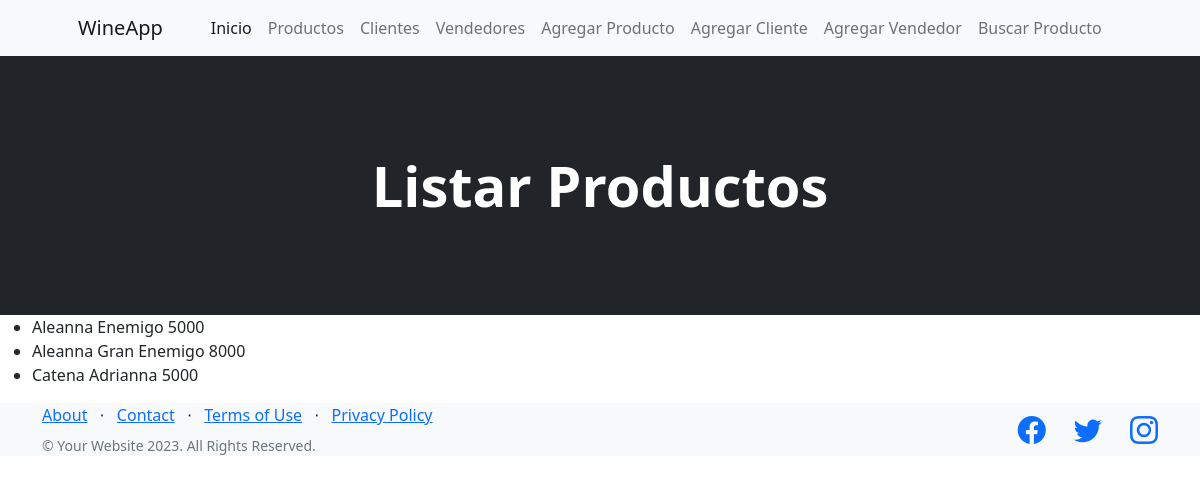
Before: /wine_app/listar_productos with the older database file.
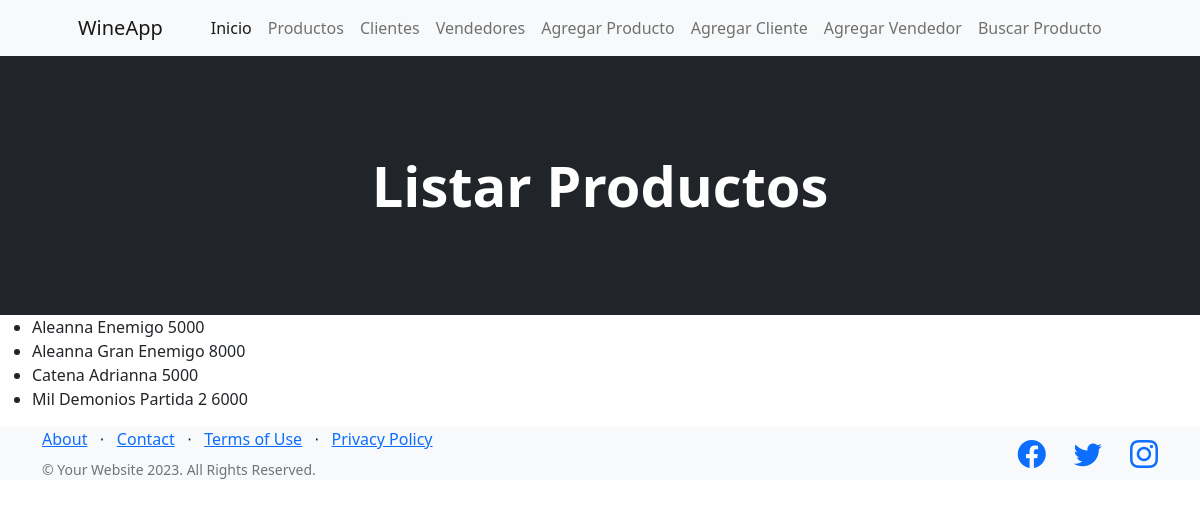
After: the same page with the newer database file.
### wine_app/models.py (models this page shows, shortened)
class Productos(models.Model):
    bodega = models.CharField(max_length=40)
    etiqueta = models.CharField(max_length=40)
    precio = models.IntegerField()
    class Meta():
        verbose_name = 'Producto'
        verbose_name_plural = 'Productos'
        ordering = ('bodega',)
        unique_together = ('bodega', 'etiqueta')

### wine_app/views.py (the view)
# urls.py: path('listar_productos', listar_productos, name='listar_productos'),
def listar_productos(req):
    lista = Productos.objects.all()
    return render(req, "listar_productos.html", {"listar_productos": lista})

### wine_app/templates/listar_productos.html (shortened to what this page needs)
{% extends 'padre.html' %}
{% block cambioCenter %}
<header class="bg-dark py-5">
    <div class="container px-4 px-lg-5 my-5">
        <div class="text-center text-white">
            <h1 class="display-4 fw-bolder">Listar Productos</h1>
        </div>
    </div>
</header>
{% endblock cambioCenter %}
{% block contenidoQueCambia %}
<body>
    <ul>
        {% for producto in listar_productos %}
            <li>{{producto.bodega}} {{producto.etiqueta}} {{producto.precio}}</li>
        {% endfor %}
    </ul>
</body>
{% endblock contenidoQueCambia %}

Changed rows visible on the page:
added Productos: bodega "Mil Demonios", etiqueta "Partida 2", precio "6000"
